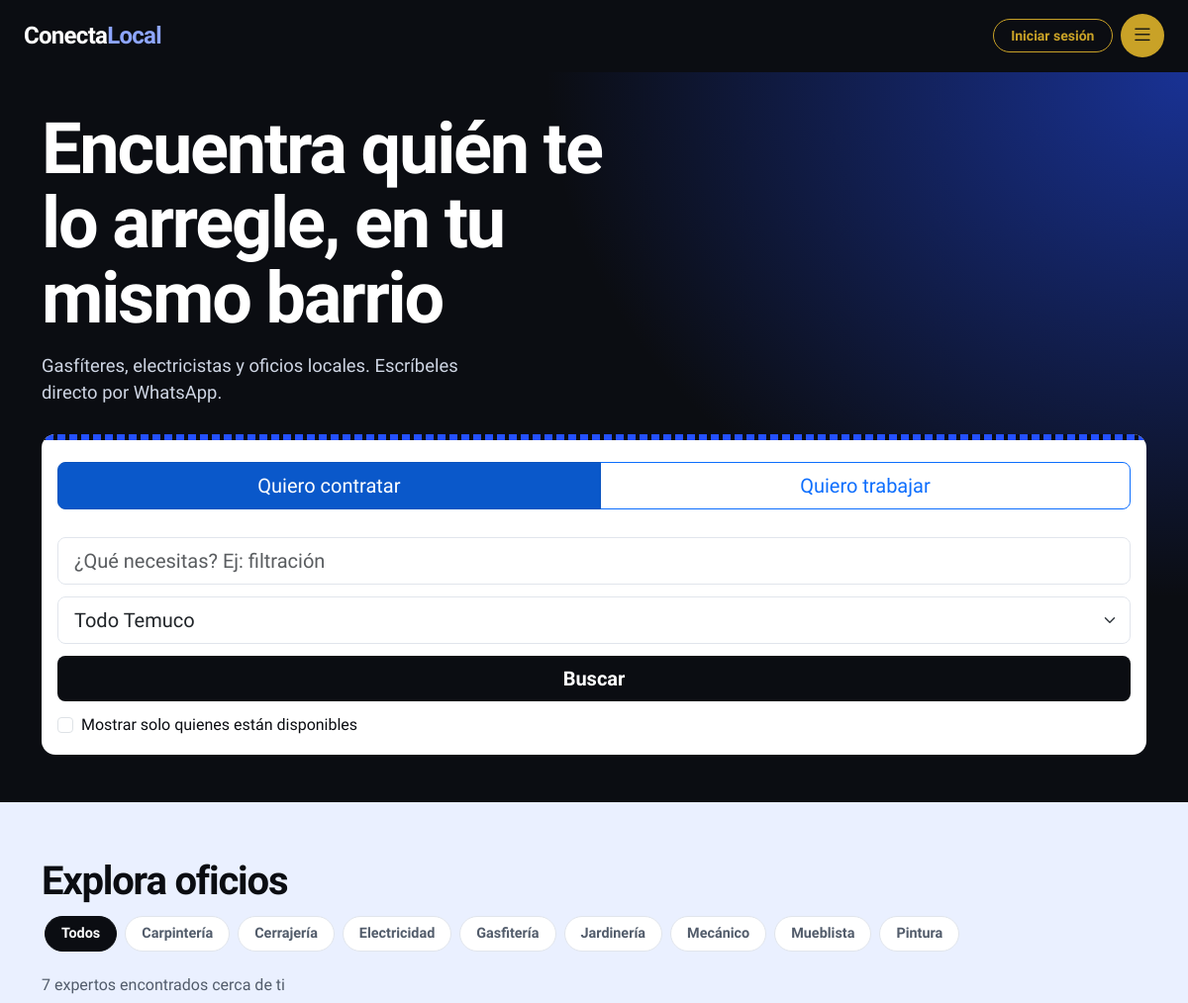
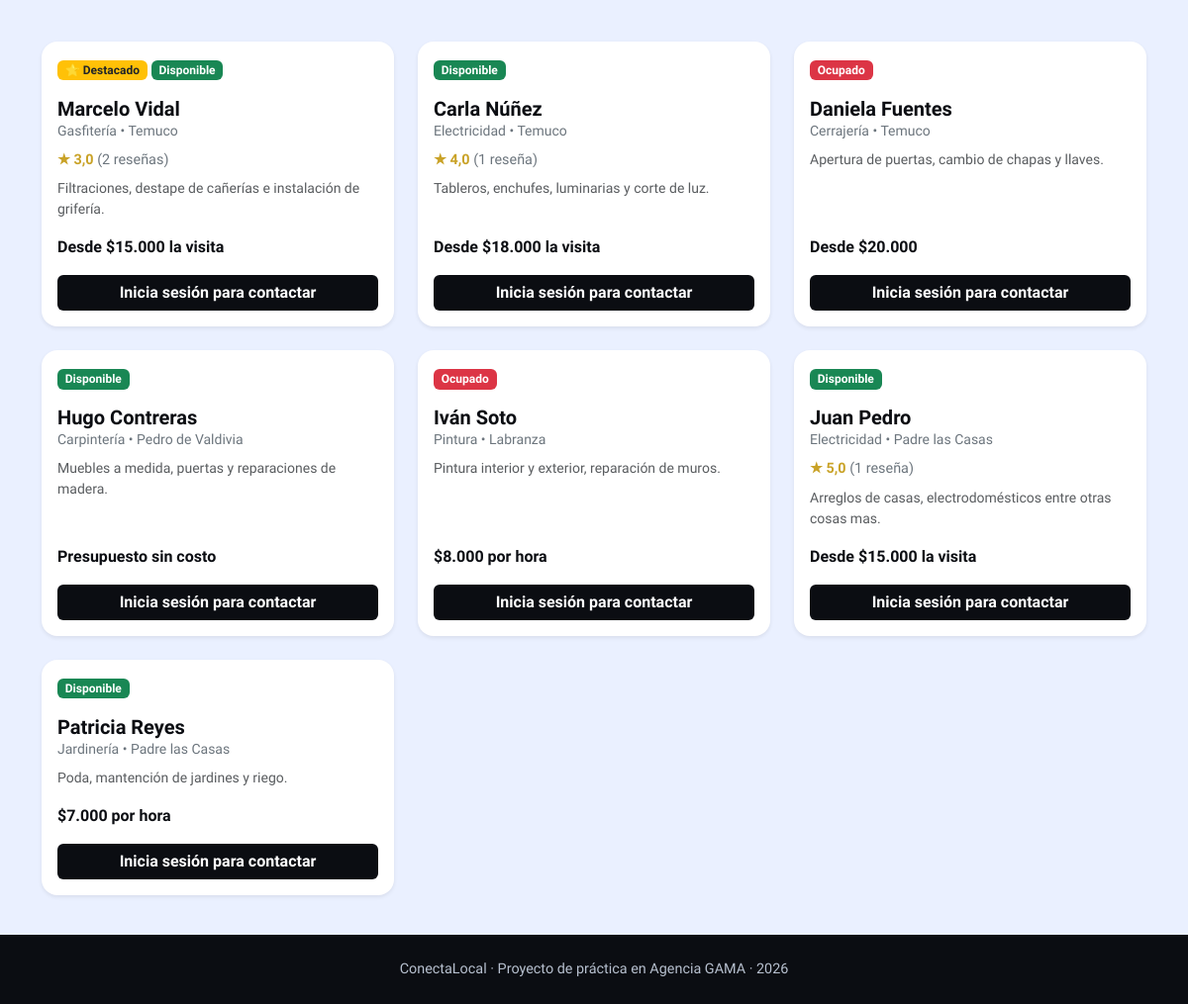
The page /oficios.php on the database its author committed (2 pictures, top to bottom).
### tables this page shows
CREATE TABLE `oficios` (
  `id` int(10) UNSIGNED NOT NULL,
  `nombre` varchar(60) NOT NULL
);

CREATE TABLE `trabajadores` (
  `id` int(10) UNSIGNED NOT NULL,
  `nombre` varchar(100) NOT NULL,
  `whatsapp` char(11) NOT NULL,
  `oficio_id` int(10) UNSIGNED NOT NULL,
  `sector_id` int(10) UNSIGNED NOT NULL,
  `tarifa` varchar(80) NOT NULL,
  `descripcion` varchar(200) NOT NULL,
  `foto` varchar(255) DEFAULT NULL,
  `disponible` tinyint(1) NOT NULL DEFAULT 1,
  `destacado` tinyint(1) NOT NULL DEFAULT 0,
  `creado_en` timestamp NOT NULL DEFAULT current_timestamp()
);

CREATE TABLE `sectores` (
  `id` int(10) UNSIGNED NOT NULL,
  `nombre` varchar(60) NOT NULL
);

### oficios.php (the view, shortened to what this page needs)
<?php
include 'conexion.php';
$sql = "SELECT t.id, t.nombre, o.nombre AS oficio, s.nombre AS sector, t.tarifa, t.descripcion, t.whatsapp, t.disponible, t.destacado,
        (SELECT ROUND(AVG(r.estrellas), 1) FROM resenas r WHERE r.trabajador_id = t.id) AS promedio,
        (SELECT COUNT(*) FROM resenas r WHERE r.trabajador_id = t.id) AS total_resenas
        FROM trabajadores t
        JOIN oficios o ON o.id = t.oficio_id
        JOIN sectores s ON s.id = t.sector_id
        ORDER BY t.destacado DESC, t.nombre";
$resultado = $conexion->query($sql);
?>
<!DOCTYPE html>
<html lang="es">
<head>
  <link href="vendor/bootstrap/css/bootstrap.min.css" rel="stylesheet">
  <link href="vendor/bootstrap-icons/css/bootstrap-icons.min.css" rel="stylesheet">
  <link href="css/styles.css" rel="stylesheet">
</head>
<body>
    <header class="cl-topbar">
    <div class="container-fluid px-4 d-flex align-items-center justify-content-between">
      <a class="cl-brand" href="index.php">Conecta<span>Local</span></a>
      <div class="d-flex align-items-center">
        <?php if (isset($_SESSION['usuario_id'])): ?>
        <a href="mi_cuenta.php" class="btn btn-sm cl-btn-gold me-2">Mi cuenta</a>
        <?php else: ?>
        <a href="login.php" class="btn btn-sm cl-btn-gold me-2">Iniciar sesión</a>
        <?php endif; ?>
        <button class="cl-burger" type="button" data-bs-toggle="offcanvas" data-bs-target="#menu"
              aria-controls="menu" aria-label="Abrir menú"><i class="bi bi-list" aria-hidden="true"></i></button>
      </div>
    </div>
  </header>
  <main>
    <section class="cl-hero" id="buscar">
      <div class="container">
        <h1 class="cl-hero-title">Encuentra quién te lo arregle, en tu mismo barrio</h1>
        <p class="cl-hero-text">Gasfíteres, electricistas y oficios locales. Escríbeles directo por WhatsApp.</p>
        <form class="cl-search" id="form-busqueda" role="search">
          <div class="btn-group w-100 mb-3" role="group" aria-label="Tipo de búsqueda">
            <button type="button" class="btn btn-lg btn-primary active">Quiero contratar</button>
            <a href="registro.php" class="btn btn-lg btn-outline-primary">Quiero trabajar</a>
          </div>
          <input type="search" class="form-control form-control-lg" id="texto" placeholder="¿Qué necesitas? Ej: filtración">
          <select class="form-select form-select-lg" id="sector">
            <option value="">Todo Temuco</option>
          </select>
          <button type="submit" class="btn btn-lg cl-btn-dark">Buscar</button>
          <div class="form-check">
            <input class="form-check-input" type="checkbox" id="solo-disponibles">
            <label class="form-check-label" for="solo-disponibles">Mostrar solo quienes están disponibles</label>
          </div>
        </form>
      </div>
    </section>
            <section class="cl-section" id="oficios">
      <div class="container">
        <h2 class="cl-title">Explora oficios</h2>
        <div class="cl-chips" id="chips" role="group" aria-label="Filtrar por oficio">
          <button type="button" class="cl-chip activo" data-oficio="Todos" aria-pressed="true">Todos</button>
          <?php
          $listaOficios = $conexion->query("SELECT nombre FROM oficios ORDER BY nombre");
          while ($o = $listaOficios->fetch_assoc()) {
              echo '<button type="button" class="cl-chip" data-oficio="' . htmlspecialchars($o['nombre']) . '" aria-pressed="false">' . htmlspecialchars($o['nombre']) . '</button>';
          }
          ?>
        </div>
        <p class="cl-count" id="contador" aria-live="polite"></p>
        <div class="row g-4 mt-4" id="tarjetas">
    <?php
    if ($resultado->num_rows > 0) {
        $i = 0;
        while($row = $resultado->fetch_assoc()) {
            $i++;
            $badgeDestacado = $row['destacado'] ? '<span class="badge bg-warning text-dark me-1">⭐ Destacado</span>' : '';
            $badgeDispo = $row['disponible'] ? '<span class="badge bg-success">Disponible</span>' : '<span class="badge bg-danger">Ocupado</span>';
            $estrellasCard = '';
            if ($row['total_resenas'] > 0) {
                $estrellasCard = '<p class="cl-mini-estrellas mb-2">★ ' . number_format((float)$row['promedio'], 1, ',', '')
                               . ' <span class="text-secondary fw-normal">(' . $row['total_resenas'] . ' reseña' . ($row['total_resenas'] != 1 ? 's' : '') . ')</span></p>';
            }
            if (!isset($_SESSION['usuario_id'])) {
                $botones = '<a href="login.php" class="btn cl-btn-dark w-100 fw-bold">Inicia sesión para contactar</a>';
            }
            echo '
            <div class="col-12 col-md-6 col-lg-4" data-oficio="' . htmlspecialchars($row['oficio']) . '" data-sector="' . htmlspecialchars($row['sector']) . '" data-disponible="' . ($row['disponible'] ? '1' : '0') . '">
                <div class="card h-100 border-0 shadow-sm rounded-4 p-3 cl-tarjeta" style="--i:' . $i . '">
                    <div class="mb-2">
                        ' . $badgeDestacado . $badgeDispo . '
                    </div>
                    <h5 class="card-title fw-bold mt-2 mb-0" style="color: var(--cl-ink);">' . htmlspecialchars($row['nombre']) . '</h5>
                    <p class="text-secondary small mb-2">' . htmlspecialchars($row['oficio']) . ' • ' . htmlspecialchars($row['sector']) . '</p>
                    ' . $estrellasCard . '
                    <p class="card-text small text-muted mb-3">' . htmlspecialchars($row['descripcion']) . '</p>
                    <div class="mt-auto">
                        <p class="fw-bold mb-3" style="color: var(--cl-ink);">' . htmlspecialchars($row['tarifa']) . '</p>
                        <div class="d-flex gap-2">
                            ' . $botones . '
                        </div>
                    </div>
                </div>
            </div>';
        }
    } else {
        echo '<div class="col-12 text-center"><p class="text-muted">Aún no hay trabajadores registrados en la plataforma.</p></div>';
    }
    ?>
</div>
      </div>
    </section>
  </main>
  <footer class="cl-footer">
    <div class="container">ConectaLocal · Proyecto de práctica en Agencia GAMA · 2026</div>
  </footer>
</body>
</html>

### css/styles.css (style rules this page uses)
:root { --cl-ink: #0b0d12; --cl-blue: #2450ff; --cl-glow: #8ea6ff; --cl-paper: #eaf0ff; --cl-line: #e1e5ec; --cl-gold: #c9a227; --cl-gold-hover: #a8851c; }
body { font-family: "Source Sans 3", system-ui, sans-serif; background: var(--cl-paper); color: var(--cl-ink); }
.cl-topbar { background: var(--cl-ink); padding: 0.9rem 0; }
.cl-brand { font-family: "Bricolage Grotesque", sans-serif; font-weight: 800; font-size: 1.5rem; letter-spacing: -0.03em; color: #fff; text-decoration: none; }
.cl-brand span { color: var(--cl-glow); }
.cl-hero { background: radial-gradient(90% 120% at 100% 0%, rgba(36, 80, 255, 0.55) 0%, transparent 60%), var(--cl-ink); color: #fff; padding: 2.5rem 0 3rem; }
.cl-hero-title { font-family: "Bricolage Grotesque", sans-serif; font-weight: 800; letter-spacing: -0.03em; font-size: clamp(2.25rem, 9vw, 4.5rem); line-height: 1.05; max-width: 15ch; }
.cl-hero-text { font-size: 1.15rem; color: #cfd6e4; max-width: 45ch; margin: 1rem 0 1.75rem; }
.cl-search { position: relative; overflow: hidden; background: #fff; color: var(--cl-ink); border-radius: 14px; padding: 1.75rem 1rem 1rem; display: grid; gap: 0.75rem; }
.cl-search::before { content: ""; position: absolute; top: 0; left: 0; right: 0; height: 6px; background: repeating-linear-gradient(90deg, var(--cl-ink) 0 4px, var(--cl-blue) 4px 12px); }
.form-control, .form-select { border-color: var(--cl-line); box-shadow: none !important; }
.cl-btn-gold { border: 1px solid var(--cl-gold); color: var(--cl-gold); font-weight: 700; border-radius: 999px; padding: 0.35rem 1.1rem; }
.cl-btn-dark { background: var(--cl-ink); color: #fff; font-weight: 700; border: 0; }
.cl-footer { background: var(--cl-ink); color: #b7c0cf; padding: 1.5rem 0; text-align: center; font-size: 0.9rem; }
.cl-burger { width: 44px; height: 44px; border: 0; border-radius: 50%; background: var(--cl-gold); color: var(--cl-ink); font-size: 1.4rem; display: grid; place-items: center; cursor: pointer; }
.cl-section { padding: 3.5rem 0 2.5rem; }
.cl-title { font-family: "Bricolage Grotesque", sans-serif; font-weight: 800; letter-spacing: -0.03em; font-size: clamp(1.75rem, 5vw, 2.5rem); }
.cl-count { color: #525c6b; margin-bottom: 1.25rem; }
.cl-tarjeta { position: relative; overflow: hidden; transition: transform 0.25s ease, box-shadow 0.25s ease; animation: cl-aparecer 0.5s ease backwards; animation-delay: calc(var(--i, 0) * 50ms); }
.cl-tarjeta::before { content: ""; position: absolute; top: 0; left: 0; right: 0; height: 5px; background: var(--cl-gold); transform: scaleX(0); transform-origin: left; transition: transform 0.3s ease; }
.cl-mini-estrellas { color: var(--cl-gold); font-weight: 700; font-size: 0.9rem; }
.cl-chips { display: flex; gap: 0.5rem; overflow-x: auto; padding: 3px 3px 0.6rem; margin-bottom: 0.75rem; }
.cl-chip { flex: none; border: 1px solid var(--cl-line); background: #fff; color: #525c6b; border-radius: 999px; padding: 0.4rem 1rem; font-weight: 600; font-size: 0.9rem; cursor: pointer; }
.cl-chip.activo { background: var(--cl-ink); color: #fff; border-color: var(--cl-ink); }

### rows shown on the page
oficios: nombre "Carpintería"
oficios: nombre "Cerrajería"
oficios: nombre "Electricidad"
oficios: nombre "Gasfitería"
oficios: nombre "Jardinería"
oficios: nombre "Mecánico"
oficios: nombre "Mueblista"
oficios: nombre "Pintura"
trabajadores: destacado "⭐ Destacado", disponible "Disponible", nombre "Marcelo Vidal", oficio.nombre "Gasfitería", sector.nombre "Temuco", promedio "3,0", total_resenas "2", descripcion "Filtraciones, destape de cañerías e instalación de grifería.", tarifa "Desde $15.000 la visita"
trabajadores: disponible "Disponible", nombre "Carla Núñez", oficio.nombre "Electricidad", sector.nombre "Temuco", promedio "4,0", total_resenas "1", descripcion "Tableros, enchufes, luminarias y corte de luz.", tarifa "Desde $18.000 la visita"
trabajadores: disponible "Ocupado", nombre "Daniela Fuentes", oficio.nombre "Cerrajería", sector.nombre "Temuco", descripcion "Apertura de puertas, cambio de chapas y llaves.", tarifa "Desde $20.000"
trabajadores: disponible "Disponible", nombre "Hugo Contreras", oficio.nombre "Carpintería", sector.nombre "Pedro de Valdivia", descripcion "Muebles a medida, puertas y reparaciones de madera.", tarifa "Presupuesto sin costo"
trabajadores: disponible "Ocupado", nombre "Iván Soto", oficio.nombre "Pintura", sector.nombre "Labranza", descripcion "Pintura interior y exterior, reparación de muros.", tarifa "$8.000 por hora"
trabajadores: disponible "Disponible", nombre "Juan Pedro", oficio.nombre "Electricidad", sector.nombre "Padre las Casas", promedio "5,0", total_resenas "1", descripcion "Arreglos de casas, electrodomésticos entre otras cosas mas.", tarifa "Desde $15.000 la visita"
trabajadores: disponible "Disponible", nombre "Patricia Reyes", oficio.nombre "Jardinería", sector.nombre "Padre las Casas", descripcion "Poda, mantención de jardines y riego.", tarifa "$7.000 por hora"
